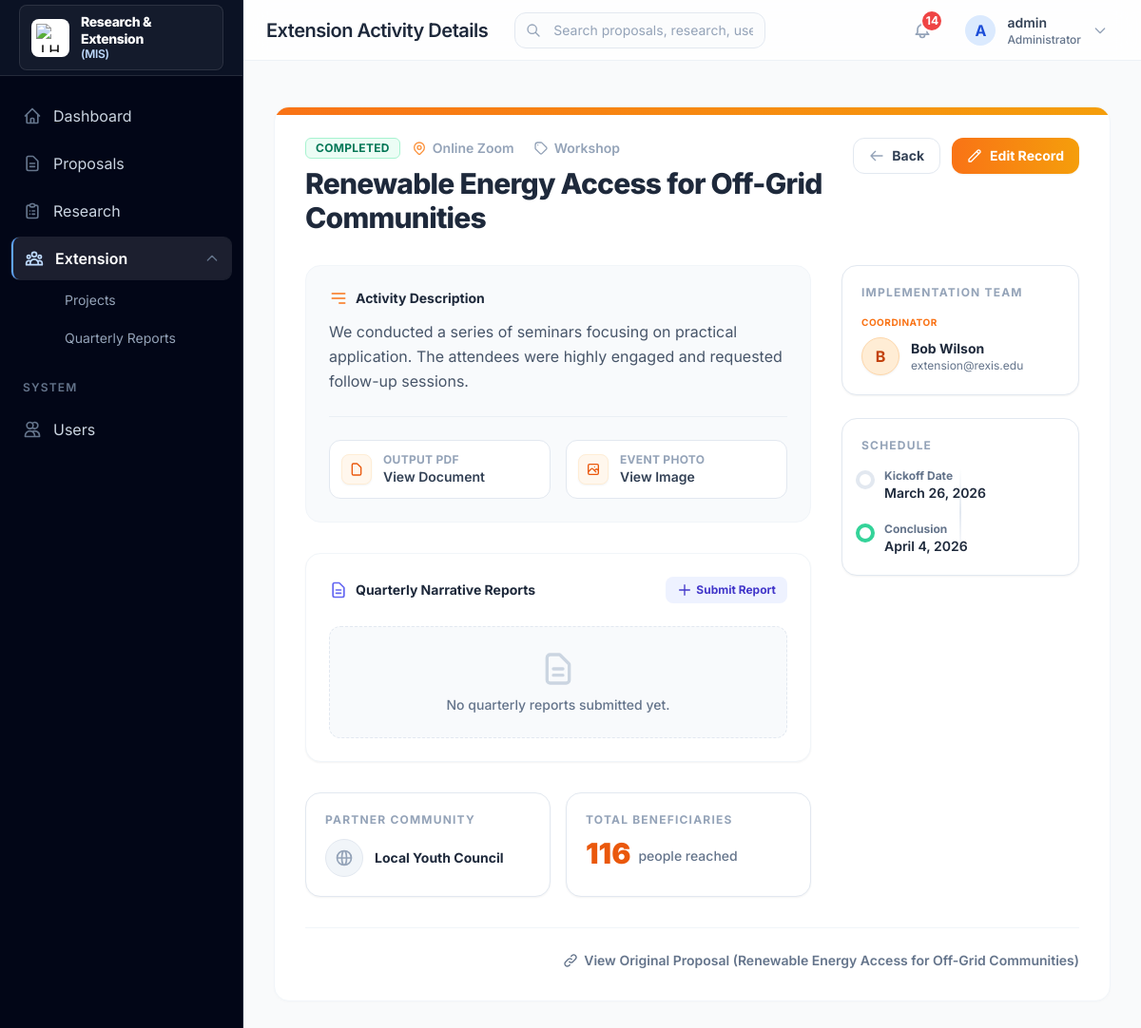
The page /extension/1/ (signed in) on the database as committed earlier.
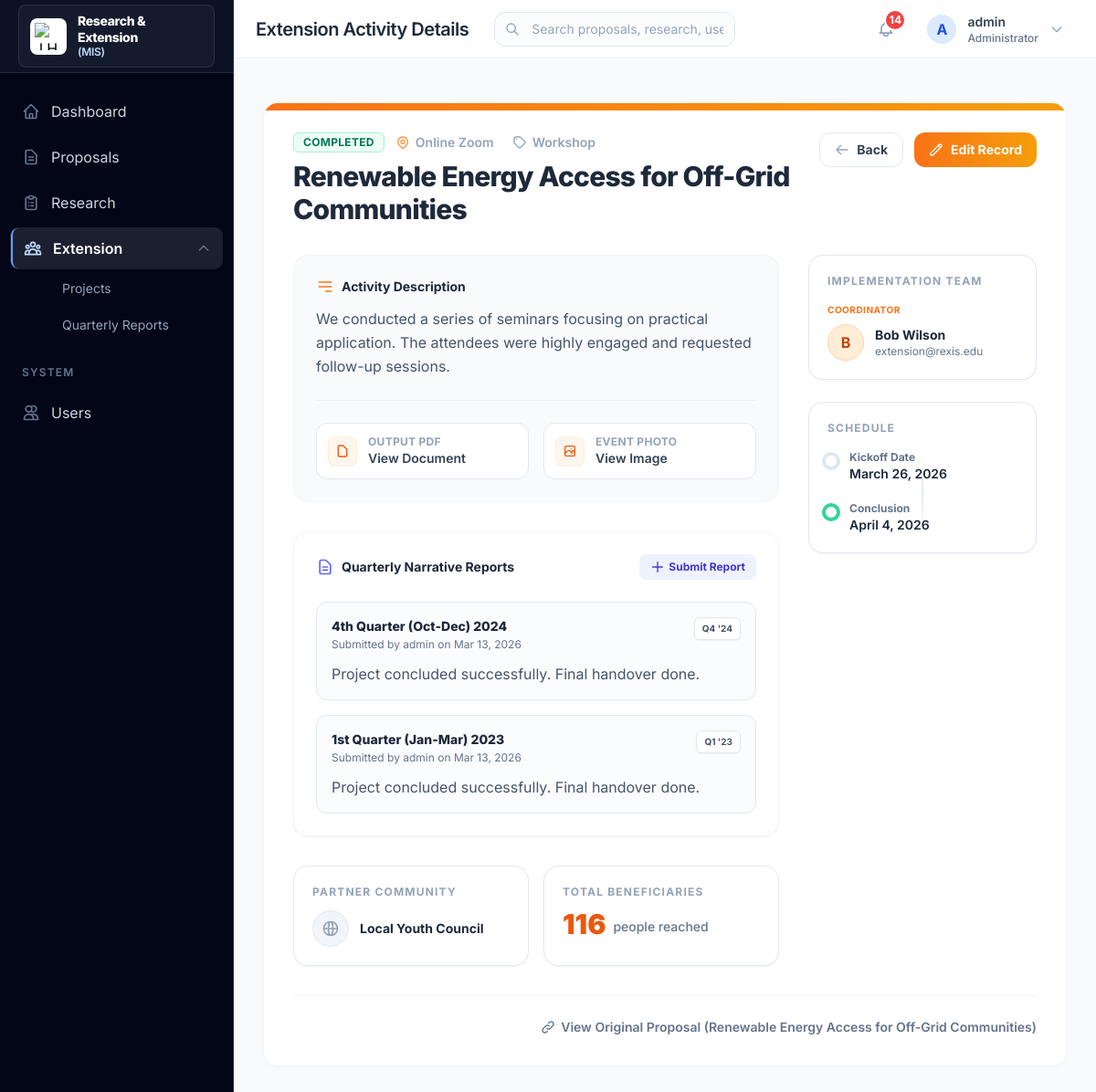
The same page on the database as committed later.
### extension/models.py (models this page shows, shortened)
class NarrativeReport(models.Model):
    extension_record = models.ForeignKey(
        ExtensionRecord,
        on_delete=models.CASCADE,
        related_name='narrative_reports'
    )
    quarter = models.CharField(max_length=2, choices=ReportQuarter.choices)
    report_year = models.PositiveIntegerField(
        help_text="The year this report covers (e.g. 2024)"
    )
    narrative = models.TextField(
        help_text="Detailed narrative report of activities, achievements, and issues."
    )
    submitted_by = models.ForeignKey(
        settings.AUTH_USER_MODEL,
        on_delete=models.SET_NULL,
        null=True,
        related_name='submitted_narratives'
    )
    date_submitted = models.DateTimeField(auto_now_add=True)
    class Meta:
        ordering = ['-report_year', '-quarter']
        unique_together = ['extension_record', 'quarter', 'report_year']
        verbose_name = 'Narrative Report'
        verbose_name_plural = 'Narrative Reports'

### users/models.py (models this page shows, shortened)
class CustomUser(AbstractUser):
    ROLE_CHOICES = UserRole.choices
    DEPARTMENT_CHOICES = Department.choices
    role = models.CharField(
        max_length=20,
        choices=UserRole.choices,
        default=UserRole.FACULTY
    )
    employee_id = models.CharField(max_length=50, blank=True)
    department = models.CharField(
        max_length=100,
        choices=Department.choices,
        blank=True
    )
    phone = models.CharField(max_length=20, blank=True)
    created_at = models.DateTimeField(auto_now_add=True)
    updated_at = models.DateTimeField(auto_now=True)
    class Meta:
        verbose_name = 'User'
        verbose_name_plural = 'Users'
    @property
    def is_admin(self):
        return self.role == UserRole.ADMIN or self.is_superuser
    @property
    def is_research_staff(self):
        return self.role == UserRole.RESEARCH_STAFF
    @property
    def is_extension_staff(self):
        return self.role == UserRole.EXTENSION_STAFF

### extension/views.py (the view)
# urls.py: path('<int:pk>/', views.extension_detail, name='extension_detail'),
@login_required
def extension_detail(request: HttpRequest, pk: int) -> HttpResponse:
    record = get_object_or_404(ExtensionRecord, pk=pk)
    return render(request, 'extension/extension_detail.html', {'record': record})

### core/context_processors.py (called while the page is built, shortened)
def user_notifications(request):
    notifications = []
    unread_count = 0
    if request.user.is_authenticated:
        user = request.user
        if user.is_admin:
            pending_count = Proposal.objects.filter(status=ProposalStatus.PENDING).count()
            if pending_count > 0:
                notifications.append({
                    'title': 'Pending Proposals',
                    'message': f'There are {pending_count} proposals waiting for your review.',
                    'url': '/proposals/?status=PENDING',
                    'icon': 'document-text',
                    'color': 'amber'
                })
                unread_count += pending_count
    return {
        'user_notifications': notifications,
        'notification_count': unread_count,
    }

### templates/extension/extension_detail.html (shortened to what the changed rows need)
{% extends 'base.html' %}
{% block page_title %}Extension Activity Details{% endblock %}
{% block content %}
<div class="max-w-5xl mx-auto mt-4 mb-10">
    <div class="bg-white rounded-2xl shadow-card border border-slate-100 overflow-hidden relative">
        <div class="p-6 md:p-8">
            <div class="flex flex-col md:flex-row md:items-start justify-between gap-6 mb-8">
                <div class="flex-1">
                    <h1 class="text-2xl md:text-3xl font-extrabold text-slate-800 tracking-tight leading-tight">
                        {{ record.title }}
                    </h1>
                </div>
            </div>
            <div class="grid grid-cols-1 lg:grid-cols-3 gap-8">
                <div class="lg:col-span-2 space-y-8">
                    <div class="bg-white rounded-2xl p-6 border border-slate-100 shadow-sm">
                        {% if record.narrative_reports.exists %}
                        <div class="space-y-4">
                            {% for report in record.narrative_reports.all %}
                            <div class="p-4 rounded-xl border border-slate-200 bg-slate-50/50">
                                <div class="flex items-start justify-between mb-3">
                                    <div>
                                        <p class="text-sm font-extrabold text-slate-800">{{ report.get_quarter_display }} {{ report.report_year }}</p>
                                        <p class="text-xs text-slate-500 mt-0.5">Submitted by {{ report.submitted_by.get_full_name|default:report.submitted_by.username }} on {{ report.date_submitted|date:"M d, Y" }}</p>
                                    </div>
                                    <span class="px-2 py-1 bg-white border border-slate-200 text-slate-600 text-[10px] font-bold uppercase rounded-md shadow-sm">
                                        {{ report.quarter }} '{{ report.report_year|stringformat:"s"|slice:"2:" }}
                                    </span>
                                </div>
                                <div class="prose prose-sm prose-slate max-w-none text-slate-600">
                                    <p class="whitespace-pre-line">{{ report.narrative }}</p>
                                </div>
                            </div>
                            {% endfor %}
                        </div>
                        {% else %}
                        <div class="text-center py-6 bg-slate-50 rounded-xl border border-dashed border-slate-200">
                            <svg class="w-10 h-10 mx-auto text-slate-300 mb-2" fill="none" stroke="currentColor" viewBox="0 0 24 24"><path stroke-linecap="round" stroke-linejoin="round" stroke-width="2" d="M9 12h6m-6 4h6m2 5H7a2 2 0 01-2-2V5a2 2 0 012-2h5.586a1 1 0 01.707.293l5.414 5.414a1 1 0 01.293.707V19a2 2 0 01-2 2z"></path></svg>
                            <p class="text-sm font-medium text-slate-500">No quarterly reports submitted yet.</p>
                        </div>
                        {% endif %}
                    </div>
                </div>
            </div>
        </div>
    </div>
</div>
{% endblock %}

Rows that differ between the two databases and show on the page:
added NarrativeReport: quarter "4th Quarter (Oct-Dec)", report_year "2024", submitted_by.get_full_name "admin", date_submitted "Mar 13, 2026", quarter "Q4", report_year "24", narrative "Project concluded successfully. Final handover done."
added NarrativeReport: quarter "1st Quarter (Jan-Mar)", report_year "2023", submitted_by.get_full_name "admin", date_submitted "Mar 13, 2026", quarter "Q1", report_year "23", narrative "Project concluded successfully. Final handover done."
Other text that changed with them:
text no longer shown: "No quarterly reports submitted yet."
